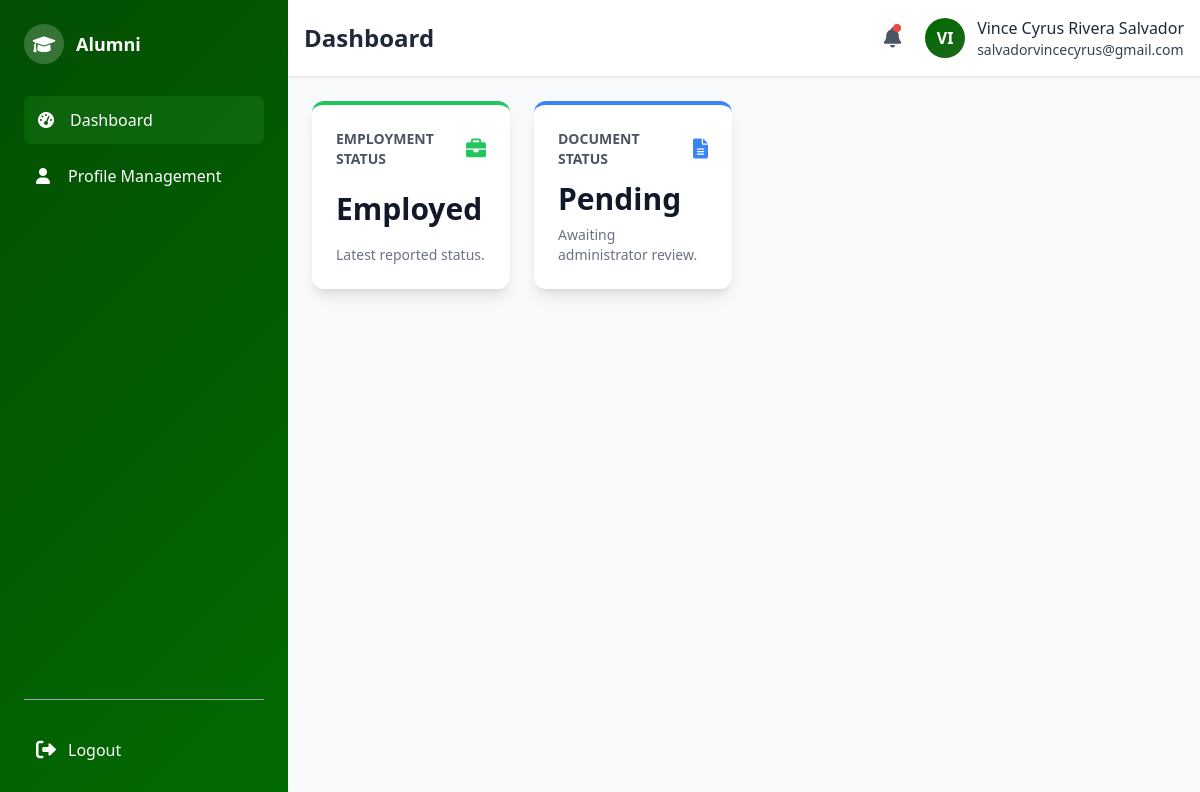
Page /alumni/alumni_dashboard.php (signed in) on the earlier database version.
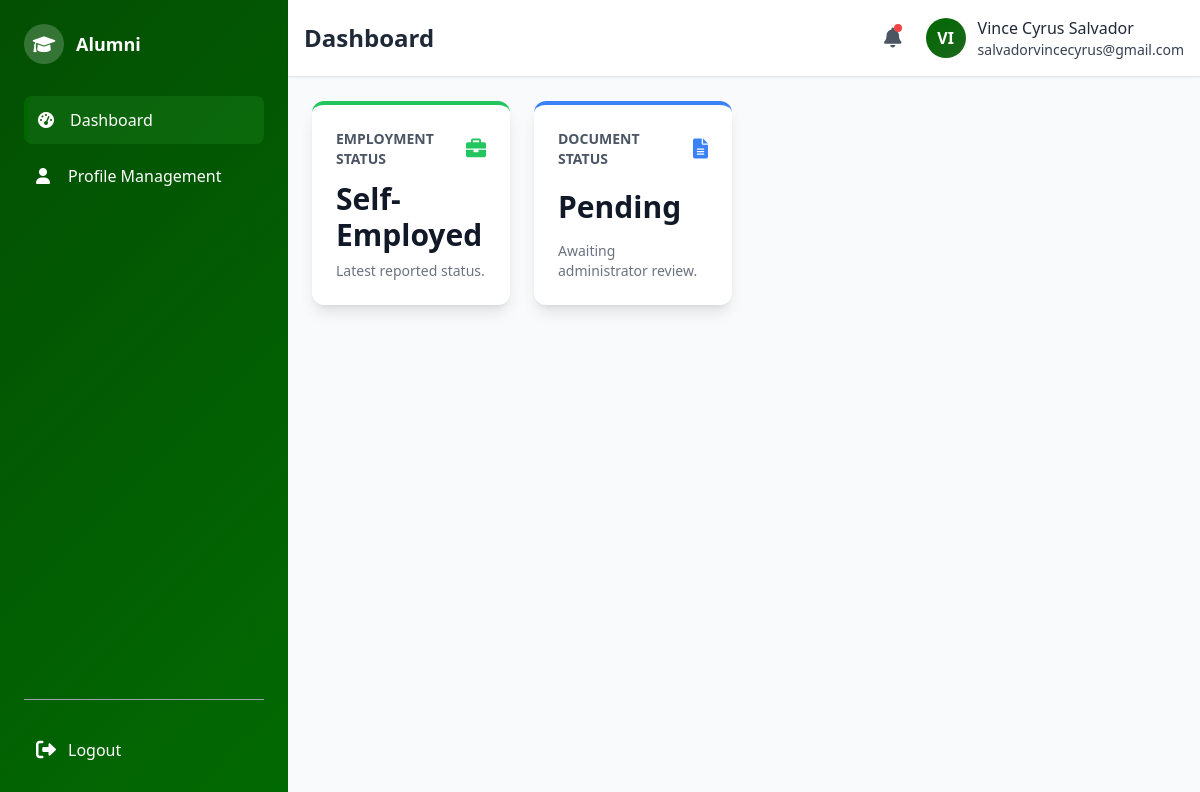
Same page on the later database version.
### tables this page shows
CREATE TABLE `alumni_profile` (
  `user_id` int(11) NOT NULL,
  `address_id` int(11) DEFAULT NULL,
  `first_name` varchar(100) NOT NULL,
  `middle_name` varchar(100) DEFAULT NULL,
  `last_name` varchar(100) NOT NULL,
  `contact_number` varchar(20) NOT NULL,
  `year_graduated` year(4) DEFAULT NULL,
  `employment_status` enum('Employed','Self-Employed','Unemployed','Student','Employed & Student') DEFAULT NULL,
  `photo_path` varchar(255) DEFAULT NULL,
  `last_profile_update` timestamp NULL DEFAULT NULL
);

CREATE TABLE `alumni_documents` (
  `doc_id` int(11) NOT NULL,
  `user_id` int(11) NOT NULL,
  `document_type` enum('COR','COE','B_CERT') NOT NULL,
  `file_path` varchar(255) NOT NULL,
  `document_status` enum('Pending','Approved','Rejected') DEFAULT 'Pending',
  `needs_reupload` tinyint(1) DEFAULT 0,
  `rejection_reason` text DEFAULT NULL
);

### alumni/alumni_dashboard.php (the view, shortened to what the changed rows need)
<?php
include("../connect.php");
$page_title = "Dashboard";
$user_id = $_SESSION["user_id"];
$stmt = $conn->prepare("SELECT first_name, middle_name, last_name, year_graduated, last_profile_update, employment_status FROM alumni_profile WHERE user_id = ?");
$stmt->bind_param("i", $user_id);
$stmt->execute();
$result = $stmt->get_result();
$profile_info = $result->fetch_assoc() ?: [];
$profile = ['employment_status' => $profile_info['employment_status'] ?? 'Not Set'];
$document = ['document_status' => 'No Document'];
if (!empty($profile_info)) {
    $stmt = $conn->prepare("SELECT document_status FROM alumni_documents WHERE user_id = ? ORDER BY doc_id DESC LIMIT 1");
    $stmt->bind_param("i", $user_id);
    $stmt->execute();
    $result = $stmt->get_result();
    $document = $result->fetch_assoc() ?: ['document_status' => 'No Document'];
}
?>
<div class="space-y-6">
    <div class="grid grid-cols-1 md:grid-cols-2 lg:grid-cols-4 gap-6">
        <div class="bg-white p-6 rounded-xl shadow-lg flex flex-col justify-between hover:shadow-xl transition duration-200 border-t-4 border-green-500">
            <div class="flex items-center justify-between mb-3">
                <h3 class="text-sm font-semibold text-gray-600 uppercase">Employment Status</h3>
                <i class="fas fa-briefcase text-xl text-green-500"></i>
            </div>
            <p class="text-3xl font-bold text-gray-900"><?php echo htmlspecialchars($profile['employment_status']); ?></p>
            <p class="text-sm text-gray-500 mt-2">Latest reported status.</p>
        </div>
        <div class="bg-white p-6 rounded-xl shadow-lg flex flex-col justify-between hover:shadow-xl transition duration-200 border-t-4 border-blue-500">
            <div class="flex items-center justify-between mb-3">
                <h3 class="text-sm font-semibold text-gray-600 uppercase">Document Status</h3>
                <i class="fas fa-file-alt text-xl text-blue-500"></i>
            </div>
            <p class="text-3xl font-bold text-gray-900"><?php echo htmlspecialchars($document['document_status']); ?></p>
            <p class="text-sm text-gray-500 mt-2">Awaiting administrator review.</p>
        </div>
    </div>
</div>
<?php
$page_content = ob_get_clean();
include("alumni_format.php");
?>

### alumni/alumni_format.php (shortened to what the changed rows need)
<?php
include("../connect.php");
$user_id = $_SESSION["user_id"];
$stmt = $conn->prepare("
    SELECT ap.first_name, ap.middle_name, ap.last_name, u.email
    FROM alumni_profile AS ap
    LEFT JOIN users AS u ON ap.user_id = u.user_id
    WHERE ap.user_id = ?
");
$stmt->bind_param("i", $user_id);
$stmt->execute();
$result = $stmt->get_result();
$profile = $result->fetch_assoc() ?: [];
$full_name = 'Alumni';
if (!empty($profile)) {
    $full_name = trim(
        ($profile['first_name'] ?? '') . ' ' .
        ($profile['middle_name'] ?? '') . ' ' .
        ($profile['last_name'] ?? '')
    );
}
$page_title = $page_title ?? "Alumni Page";
?>
<!DOCTYPE html>
<html lang="en">
<head>
    <script src="https://cdn.tailwindcss.com"></script>
    <link href="https://cdnjs.cloudflare.com/ajax/libs/font-awesome/6.0.0/css/all.min.css" rel="stylesheet">
    <link rel="stylesheet" href="alumni_format.css">
</head>
<body class="bg-gray-50 min-h-screen flex">
    <div class="w-72 gradient-bg text-white flex-shrink-0 flex flex-col h-screen justify-between">
        <div class="p-6">
            <div class="flex items-center space-x-3 mb-8">
                <h2 class="font-bold text-lg">Alumni</h2>
            </div>
        </div>
    </div>
    <div class="flex-1 flex flex-col">
        <header class="bg-white shadow-sm border-b p-4">
            <div class="flex items-center justify-between">
                <h1 class="text-2xl font-bold text-gray-800"><?php echo htmlspecialchars($page_title); ?></h1>
                <div class="flex items-center space-x-6">
                    <div class="flex items-center space-x-3">
                            <?php
                            $stmt = $conn->prepare("SELECT name, email FROM users WHERE user_id = ?");
                            $stmt->bind_param("i", $user_id);
                            $stmt->execute();
                            $result = $stmt->get_result();
                            $user_email = '';
                            if ($row = $result->fetch_assoc()) {
                                $user_email = $row['email'];
                            }
                            ?>
                        <div class="hidden md:block">
                            <p class="font-medium text-gray-800">
                                <?php echo htmlspecialchars($full_name); ?>
                            </p>
                            <p class="font-medium text-gray-700 text-sm">
                                <?php echo htmlspecialchars($user_email); ?>
                            </p>
                        </div>
                    </div>
                </div>
            </div>
        </header>
        <main class="flex-1 p-6 overflow-auto">
            <?php echo $page_content ?? ''; ?>
        </main>
    </div>
</body>
</html>

Differences in the rows shown:
changed alumni_profile: full_name "Vince Cyrus Rivera Salvador" → "Vince Cyrus Salvador"; employment_status "Employed" → "Self-Employed"
